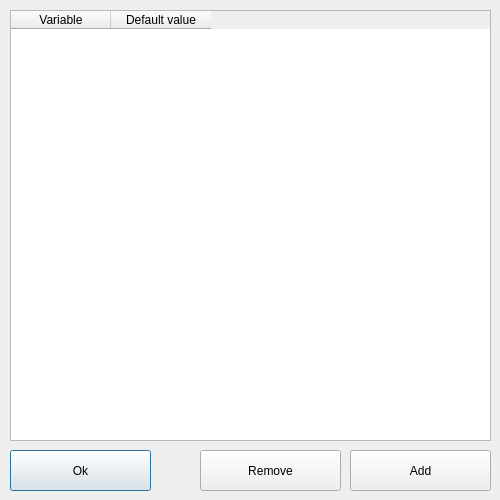
<?xml version="1.0" encoding="UTF-8"?>
<ui version="4.0">
 <class>VarDefiner</class>
 <widget class="QDialog" name="VarDefiner">
  <property name="geometry">
   <rect>
    <x>0</x>
    <y>0</y>
    <width>500</width>
    <height>500</height>
   </rect>
  </property>
  <property name="minimumSize">
   <size>
    <width>500</width>
    <height>500</height>
   </size>
  </property>
  <property name="maximumSize">
   <size>
    <width>500</width>
    <height>500</height>
   </size>
  </property>
  <property name="windowTitle">
   <string>Dialog</string>
  </property>
  <widget class="QTableWidget" name="tblVars">
   <property name="geometry">
    <rect>
     <x>10</x>
     <y>10</y>
     <width>481</width>
     <height>431</height>
    </rect>
   </property>
   <attribute name="verticalHeaderVisible">
    <bool>false</bool>
   </attribute>
   <attribute name="verticalHeaderStretchLastSection">
    <bool>false</bool>
   </attribute>
   <column>
    <property name="text">
     <string>Variable</string>
    </property>
   </column>
   <column>
    <property name="text">
     <string>Default value</string>
    </property>
   </column>
  </widget>
  <widget class="QPushButton" name="btnOk">
   <property name="geometry">
    <rect>
     <x>10</x>
     <y>450</y>
     <width>141</width>
     <height>41</height>
    </rect>
   </property>
   <property name="text">
    <string>Ok</string>
   </property>
   <property name="icon">
    <iconset resource="resources.qrc">
     <normaloff>:/icons/ok</normaloff>:/icons/ok</iconset>
   </property>
  </widget>
  <widget class="QPushButton" name="btnAdd">
   <property name="geometry">
    <rect>
     <x>350</x>
     <y>450</y>
     <width>141</width>
     <height>41</height>
    </rect>
   </property>
   <property name="text">
    <string>Add</string>
   </property>
  </widget>
  <widget class="QPushButton" name="btnRemove">
   <property name="geometry">
    <rect>
     <x>200</x>
     <y>450</y>
     <width>141</width>
     <height>41</height>
    </rect>
   </property>
   <property name="text">
    <string>Remove</string>
   </property>
  </widget>
 </widget>
 <resources>
  <include location="resources.qrc"/>
 </resources>
 <connections/>
</ui>
